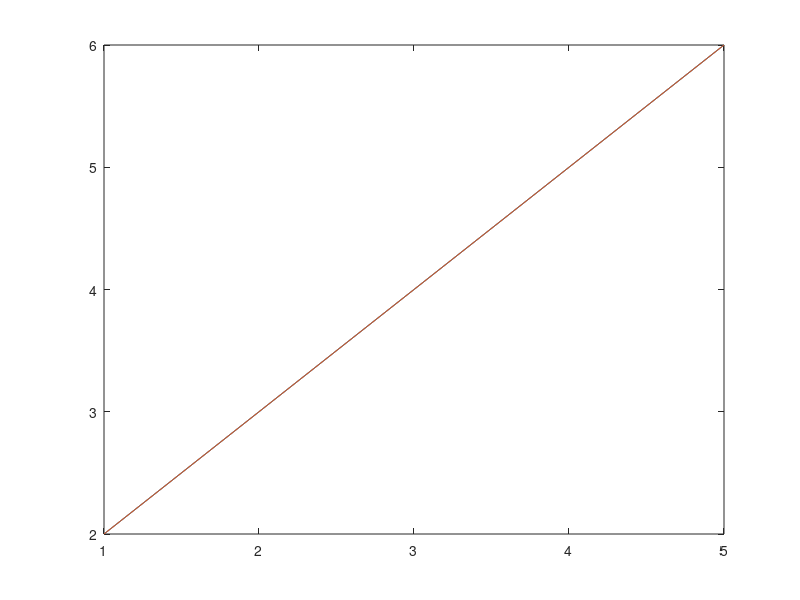

Write MATLAB code to recreate this figure.
% linear regression
% y = a + b x
clear;clc;close all;
%x = input("enter values of x:\n");
%y = input("enter values of y:\n");
x = [1 2 3 4 5];
y = [2 3 4 5 6];
n = length(x);
coeff = [sum(x) n;sum(x) sum(x.^2)];
f_terms = [sum(y);sum(x.*y)];
results = coeff \ f_terms;
a = results(1);
b = results(2);
f = a + b * x;
plot(x, y,'', x, f);
aaaa = @(x) a*x + bl
